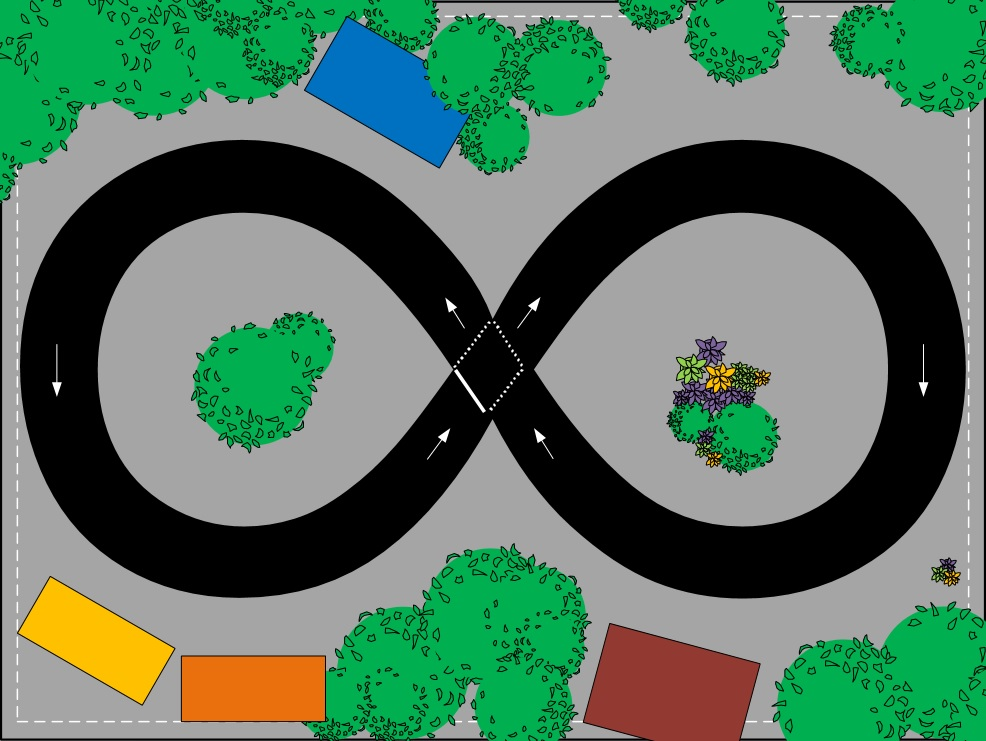
#> input picture media/map_image.jpg, 986 x 741 px
$ python -i cartracker.py   (imports and definitions only)   (older library calls are emulated)
#> lines starting #> are read from the running program, lines starting #| are printed output that depends on the picture; after the words box and inside, x2 and y2 are one past the last pixel; in counts of white or black regions, pixels touching at a corner belong together
#> further down, picture is the input picture: shape (741, 986, 3); mean B, G, R 97, 118.4, 87.1
import math
import time
import numpy as np
import cv2

ORANGE_MIN = np.array([0, 50, 50],np.uint8)
ORANGE_MAX = np.array([8, 255, 255],np.uint8)
RED_MIN = np.array([172, 50, 50],np.uint8)
RED_MAX = np.array([180, 255, 210],np.uint8)
GREEN_MIN = np.array([50, 50, 50],np.uint8)
GREEN_MAX = np.array([70, 255, 255],np.uint8)
PINK_MIN = np.array([160, 50, 50],np.uint8)
PINK_MAX = np.array([170, 255, 255],np.uint8)


def main(rpiCam=True):
    if rpiCam: # Special init for RPi camera.
        from picamera.array import PiRGBArray
        from picamera import PiCamera
        camera = PiCamera()
        camera.resolution = (800, 600)
        camera.framerate = 32
        camera.exposure_mode = 'off'
        camera.iso = 500
        rawCapture = PiRGBArray(camera, size=(800, 600))
        time.sleep(0.1)
        for frame in camera.capture_continuous(rawCapture, format="bgr", use_video_port=False):
            track_cars(frame.array)
            rawCapture.truncate(0)
    else:
        cap = cv2.VideoCapture(0)
        while True:
            _, frame = cap.read()
            if frame is None:
                continue
            if not track_cars(frame):
                break
        cap.release()
        cv2.destroyAllWindows()

def track_cars(image):
    hsv_img = cv2.cvtColor(image, cv2.COLOR_BGR2HSV)
#> hsv_img: shape (741, 986, 3); mean H, S, V 24, 70, 124

    orange = cv2.inRange(hsv_img, ORANGE_MIN, ORANGE_MAX)
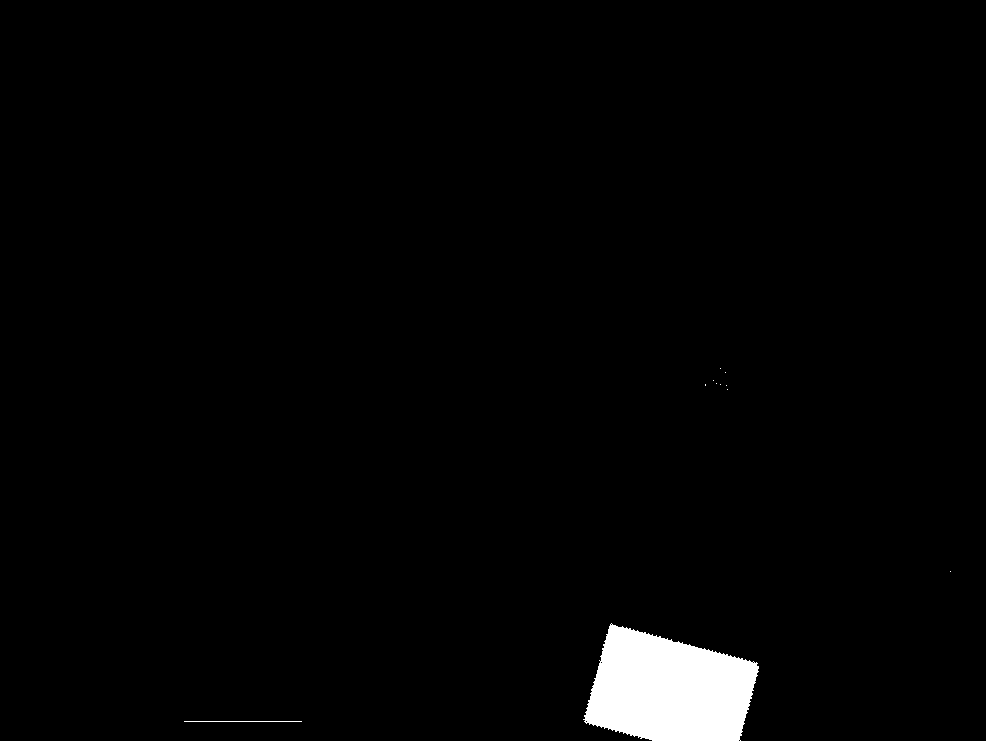
#> orange: shape (741, 986); 2.1% white; 11 white regions (9 under 20 px), largest, box (x1, y1, x2, y2) and area: (583, 623, 759, 741) 14978, (184, 721, 302, 722) 118
    red = cv2.inRange(hsv_img, RED_MIN, RED_MAX)
#> red: shape (741, 986); 0% white in thin lines or dots, all inside (x1, y1, x2, y2) = (584, 391, 760, 733)
    green = cv2.inRange(hsv_img, GREEN_MIN, GREEN_MAX)
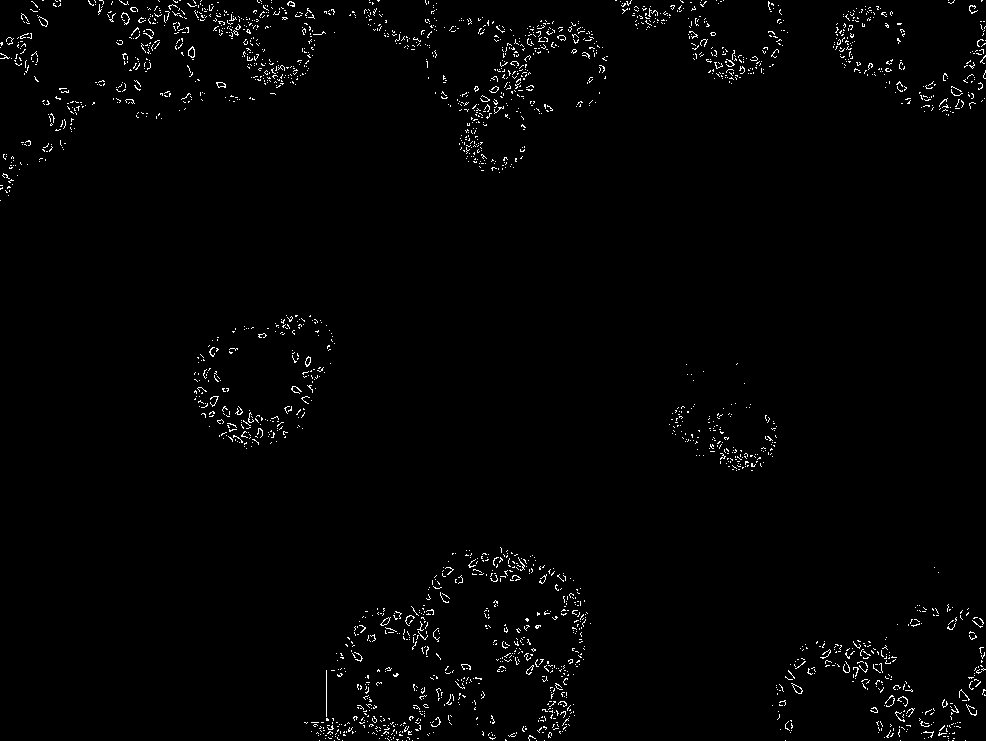
#> green: shape (741, 986); 1.5% white in thin lines or dots
    pink = cv2.inRange(hsv_img, PINK_MIN, PINK_MAX)
#> pink: shape (741, 986); every value is 0

    kernel = np.ones((5, 5), np.uint8)
    orange_closed = cv2.morphologyEx(orange, cv2.MORPH_CLOSE, kernel)
#> orange_closed: shape (741, 986); 2.1% white; 11 white regions (9 under 20 px), largest, box (x1, y1, x2, y2) and area: (583, 623, 759, 741) 15153, (184, 721, 302, 722) 118
    red_closed = cv2.morphologyEx(red, cv2.MORPH_CLOSE, kernel)
    green_closed = cv2.morphologyEx(green, cv2.MORPH_CLOSE, kernel)
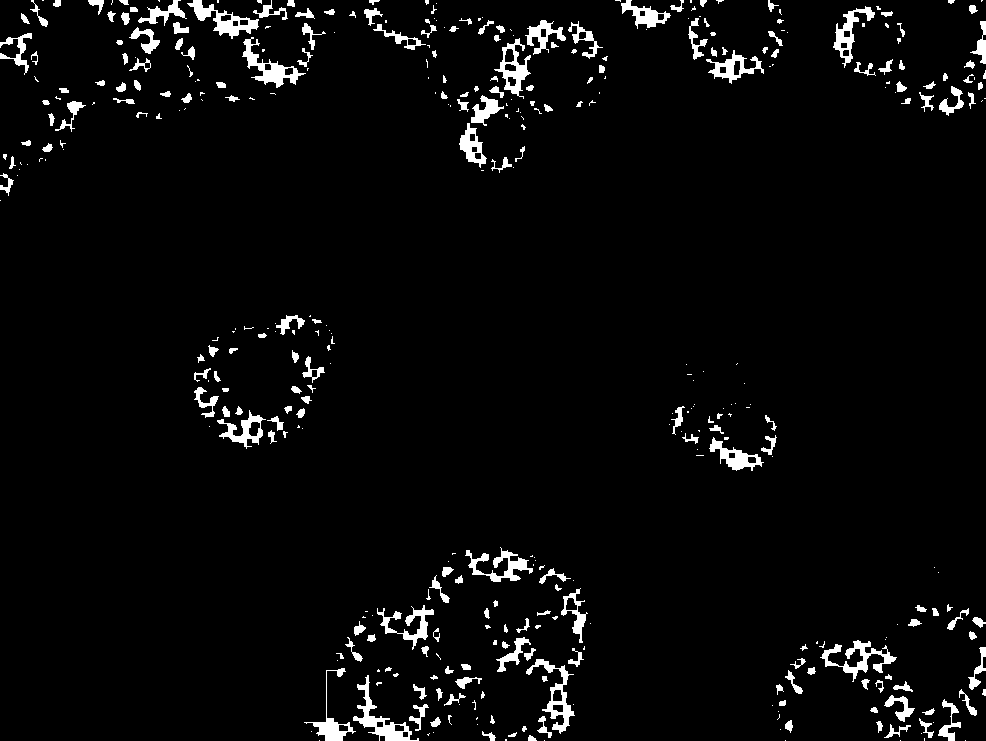
#> green_closed: shape (741, 986); 3.9% white; 399 white regions (189 under 20 px)
    pink_closed = cv2.morphologyEx(pink, cv2.MORPH_CLOSE, kernel)

    _, orange_contours, _ = cv2.findContours(orange_closed, cv2.RETR_LIST, cv2.CHAIN_APPROX_NONE)
#> orange_contours = 11 contours, 10 with area under 20; largest, box (x1, y1, x2, y2) and area: (583, 623, 759, 741) 14910
    _, red_contours, _ = cv2.findContours(red_closed, cv2.RETR_LIST, cv2.CHAIN_APPROX_NONE)
#> red_contours = 13 contours, all with area under 20
    _, green_contours, _ = cv2.findContours(green_closed, cv2.RETR_LIST, cv2.CHAIN_APPROX_NONE)
#> green_contours = 432 contours, 232 with area under 20; largest, box (x1, y1, x2, y2) and area: (353, 675, 419, 741) 940, (187, 0, 259, 39) 902, (526, 659, 575, 734) 881, (494, 38, 531, 99) 867, (242, 37, 306, 88) 850
    _, pink_contours, _ = cv2.findContours(pink_closed, cv2.RETR_LIST, cv2.CHAIN_APPROX_NONE)
#> pink_contours = []


    infoList = [(orange_closed, orange_contours, (0, 136, 255)),
                (red_closed, red_contours, (0, 0, 255)),
                (green_closed, green_contours, (0, 255, 0)),
                (pink_closed, pink_contours, (144, 0, 255))]
    for closed, contours, colour in infoList:
        if len(contours) > 0:
            # TODO: We know how big the cars should be - use this knowledge to filter bad boxes.
            c = max(contours, key=cv2.contourArea)

            boundingBox = cv2.boundingRect(c)
            x, y, w, h = boundingBox
            if w*h < 50: # Contour too small to be significant.
                continue
            #cv2.rectangle(frame, (x, y), (x + w, y + h), colour, 4)
            center = (int(x + w/2), int(y + h/2))
            cv2.circle(image, center, 5, colour, -1)

            orientedRect = cv2.minAreaRect(c)
            box = np.int0(cv2.boxPoints(orientedRect))
            #cv2.drawContours(frame, [box], 0, colour, 2)

            angle = math.radians(orientedRect[2])

            x = orientedRect[0][0]
            y = orientedRect[0][1]
            w = orientedRect[1][0]
            h = orientedRect[1][1]
            a = orientedRect[2]

            if w > h:
                half1 = ( (x - w/8 + (w/8)*math.sin(-angle), y + (h/4)*math.sin(-angle)), (w/4, h), a )
                half2 = ( (x + w/8 + (w/8)*math.sin(angle), y + (h/4)*math.sin(angle)), (w/4, h), a)
            else:
                half1 = ((x - (w/4)*math.sin(-angle), y - h/8 + (h/8)*math.sin(-angle)), (w, h/4), a)
                half2 = ((x - (w/4)*math.sin(angle), y + h/8 + (h/8)*math.sin(angle)), (w, h/4), a)

            box1 = np.int0(cv2.boxPoints(half1))
            box2 = np.int0(cv2.boxPoints(half2))
            cv2.drawContours(image, [box1], 0, colour, 2)
            cv2.drawContours(image, [box2], 0, colour, 2)

            height, width, _ = image.shape
            mask1 = np.zeros((height, width, 1), np.uint8)
            mask2 = np.zeros((height, width, 1), np.uint8)
            cv2.fillConvexPoly(mask1, box1, 255)
            cv2.fillConvexPoly(mask2, box2, 255)
            first = cv2.bitwise_and(closed, closed, mask=mask1)
            second = cv2.bitwise_and(closed, closed, mask=mask2)

            firstCount = cv2.countNonZero(first)
            secondCount = cv2.countNonZero(second)

            if firstCount < secondCount:
                car_front = (int(half1[0][0]),int(half1[0][1]))
                car_back = (int(half2[0][0]),int(half2[0][1]))
            else:
                car_front = (int(half2[0][0]),int(half2[0][1]))
                car_back = (int(half1[0][0]),int(half1[0][1]))

            fx = car_front[1]
            fy = car_front[0]
            bx = car_back[1]
            by = car_back[0]

            if fx>bx and fy==by:
                car_angle = 0
            elif fx>bx and fy>by:
                car_angle = -a
            elif fx==bx and fy>by:
                car_angle = 90
            elif fx<bx and fy>by:
                car_angle = 90 + -a
            elif fx<bx and fy==by:
                car_angle = 180
            elif fx<bx and fy<by:
                car_angle = 180 + -a
            elif fx==bx and fy<by:
                car_angle = 270
            elif fx>bx and fy<by:
                car_angle = 270 + -a

            cv2.circle(image, car_front, 5, (255, 255, 255), -1)
            linePoint = (int(car_front[0] + 80*math.sin(math.radians(car_angle))), int(car_front[1] + 80*math.cos(math.radians(car_angle))))
            cv2.line(image, car_front, linePoint, colour, 3)
#> this loop made 4 passes
#> (colour, boundingBox, center, orientedRect) on passes 1, 3: ((0, 136, 255), (583, 623, 176, 118), (671, 682), ((671.1, 693.6), (105.6, 157.2), -75)), ((0, 255, 0), (353, 675, 66, 66), (386, 708), ((377.7, 719.2), (39.72, 82.62), -38.44))
#> pass 1, in track_cars, `first = cv2.bitwise_and(closed, closed, mask=mask1)`:
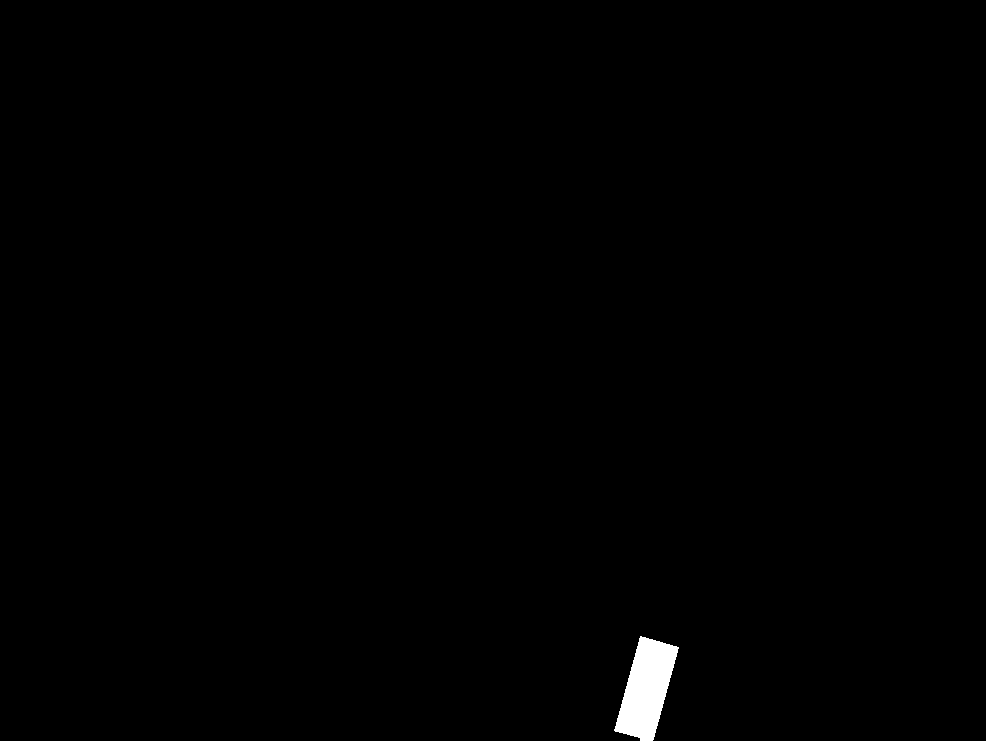
#> first: shape (741, 986); 0.55% white; 1 white region, box (x1, y1, x2, y2) and area: (614, 636, 679, 741) 4001
#> pass 1, in track_cars, `second = cv2.bitwise_and(closed, closed, mask=mask2)`:
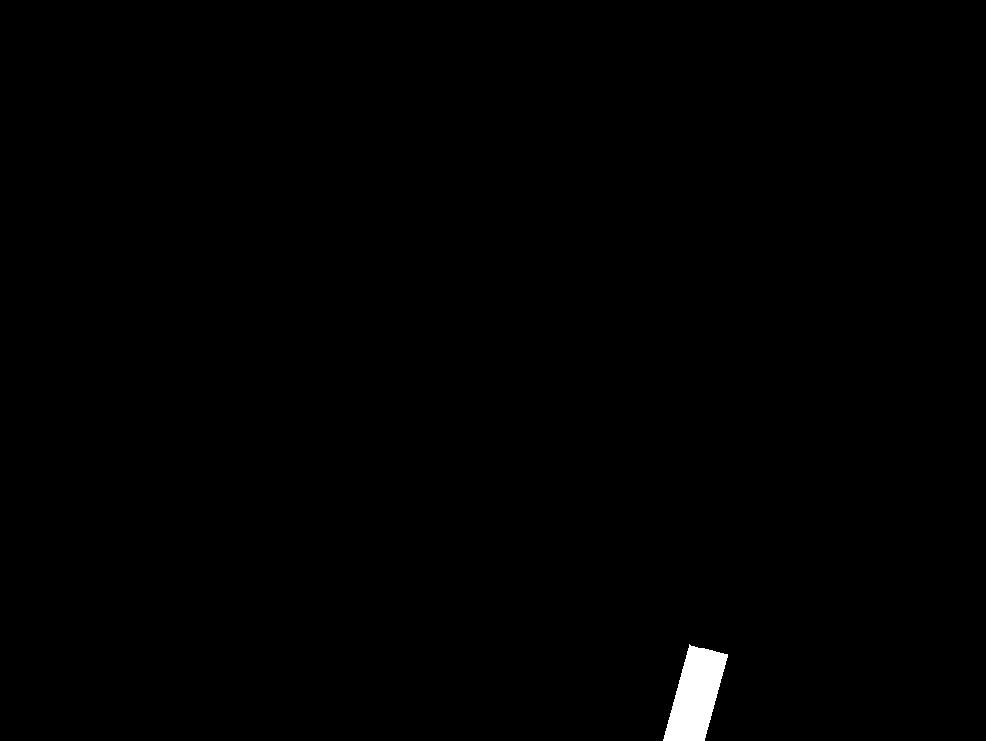
#> second: shape (741, 986); 0.52% white; 1 white region, box (x1, y1, x2, y2) and area: (663, 644, 728, 741) 3812
#> after the loop:
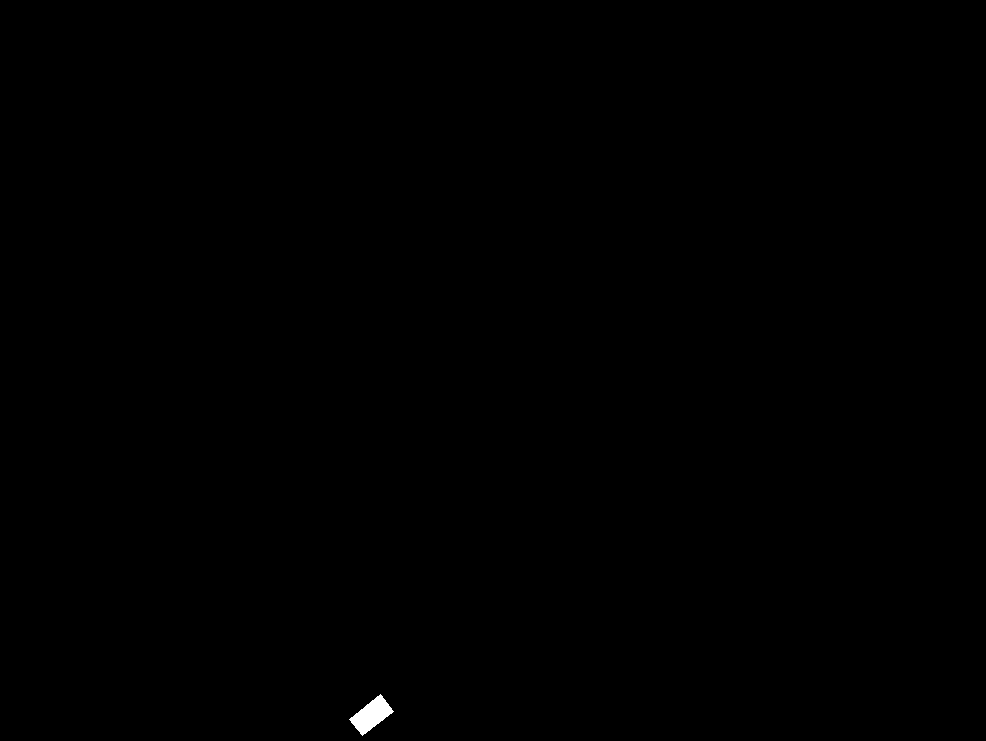
#> mask1: shape (741, 986, 1); 0.12% white; 1 white region, box (x1, y1, x2, y2) and area: (349, 694, 394, 736) 879
#> after the loop: mask2: shape (741, 986, 1); 0.12% white; 1 white region, box (x1, y1, x2, y2) and area: (361, 702, 406, 741) 854

    cv2.imshow("", image)
    if cv2.waitKey(1) & 0xFF == ord('q'):
#> (key q is pressed here)
        return False
    return True


# [2 lines not run here, left out]

>>> import cv2
>>> picture = cv2.imread('../media/map_image.jpg')
>>> result = track_cars(picture)
#> result = False
